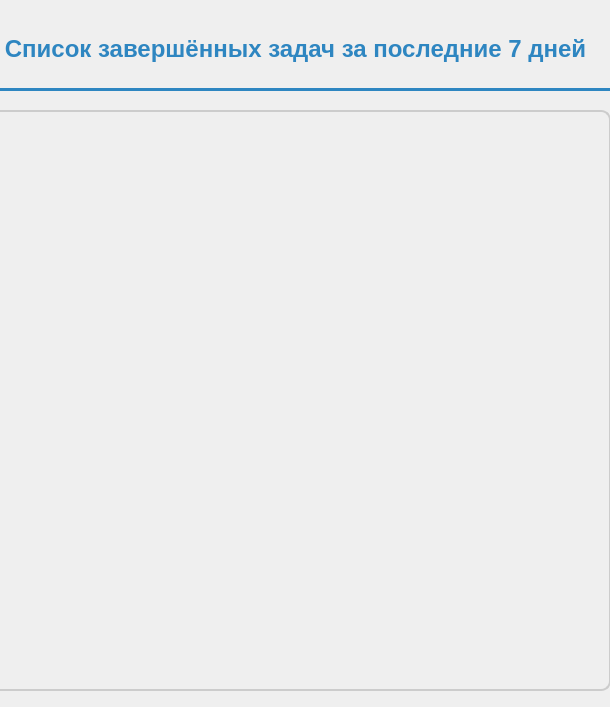
<?xml version="1.0" encoding="UTF-8"?>
<ui version="4.0">
 <class>Dialog</class>
 <widget class="QDialog" name="Dialog">
  <property name="geometry">
   <rect>
    <x>0</x>
    <y>0</y>
    <width>610</width>
    <height>707</height>
   </rect>
  </property>
  <property name="windowTitle">
   <string>Dialog</string>
  </property>
  <property name="styleSheet">
   <string notr="true">QWidget {
    background: qlineargradient(x1:0, y1:0, x2:0, y2:1,
        stop:0 #b5e1c3,
        stop:1 #7fb5b5);
}
</string>
  </property>
  <widget class="QListWidget" name="complected_task_wid">
   <property name="geometry">
    <rect>
     <x>-50</x>
     <y>110</y>
     <width>661</width>
     <height>581</height>
    </rect>
   </property>
   <property name="styleSheet">
    <string notr="true">QListWidget {
    background-color: transparent;       /* прозрачный фон */
    border: 1.5px solid #cccccc;         /* тонкая светлая рамка */
    border-radius: 10px;                  /* скруглённые углы */
    padding: 5px;
    font-size: 13pt;
    color: #333333;
    selection-background-color: #448aff; /* синий фон выделения */
    selection-color: white;               /* белый текст выделения */
}
</string>
   </property>
  </widget>
  <widget class="QLabel" name="active_task_label">
   <property name="geometry">
    <rect>
     <x>-60</x>
     <y>10</y>
     <width>711</width>
     <height>91</height>
    </rect>
   </property>
   <property name="styleSheet">
    <string notr="true">QLabel {
    background-color: transparent;
    color: #2E86C1;               /* насыщенный синий цвет */
    font-size: 18pt;              /* крупный шрифт */
    font-weight: bold;            /* жирный */
    padding: 8px 15px;
    border-bottom: 3px solid #2E86C1;  /* акцентная линия снизу */
    margin-bottom: 10px;
}</string>
   </property>
   <property name="text">
    <string>Список завершённых задач за последние 7 дней</string>
   </property>
   <property name="alignment">
    <set>Qt::AlignmentFlag::AlignCenter</set>
   </property>
  </widget>
 </widget>
 <resources/>
 <connections/>
</ui>
